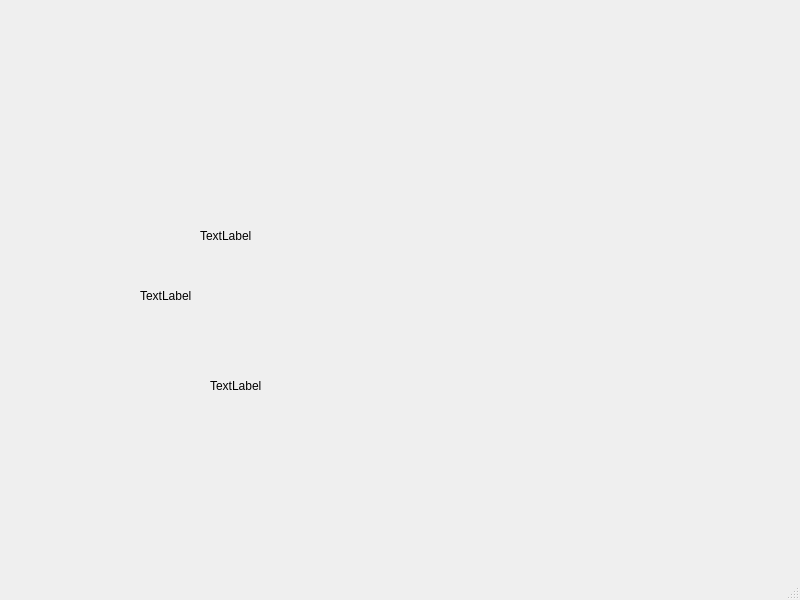
<?xml version="1.0" encoding="UTF-8"?>
<ui version="4.0">
 <class>MainWindow</class>
 <widget class="QMainWindow" name="MainWindow">
  <property name="geometry">
   <rect>
    <x>0</x>
    <y>0</y>
    <width>800</width>
    <height>600</height>
   </rect>
  </property>
  <property name="windowTitle">
   <string>MainWindow</string>
  </property>
  <widget class="QWidget" name="centralwidget">
   <widget class="QLabel" name="label">
    <property name="geometry">
     <rect>
      <x>140</x>
      <y>290</y>
      <width>54</width>
      <height>12</height>
     </rect>
    </property>
    <property name="text">
     <string>TextLabel</string>
    </property>
   </widget>
   <widget class="QLabel" name="label_2">
    <property name="geometry">
     <rect>
      <x>200</x>
      <y>230</y>
      <width>54</width>
      <height>12</height>
     </rect>
    </property>
    <property name="text">
     <string>TextLabel</string>
    </property>
   </widget>
   <widget class="QLabel" name="label_3">
    <property name="geometry">
     <rect>
      <x>210</x>
      <y>380</y>
      <width>54</width>
      <height>12</height>
     </rect>
    </property>
    <property name="text">
     <string>TextLabel</string>
    </property>
   </widget>
  </widget>
  <widget class="QMenuBar" name="menubar">
   <property name="geometry">
    <rect>
     <x>0</x>
     <y>0</y>
     <width>800</width>
     <height>22</height>
    </rect>
   </property>
  </widget>
  <widget class="QStatusBar" name="statusbar"/>
 </widget>
 <resources/>
 <connections/>
</ui>
